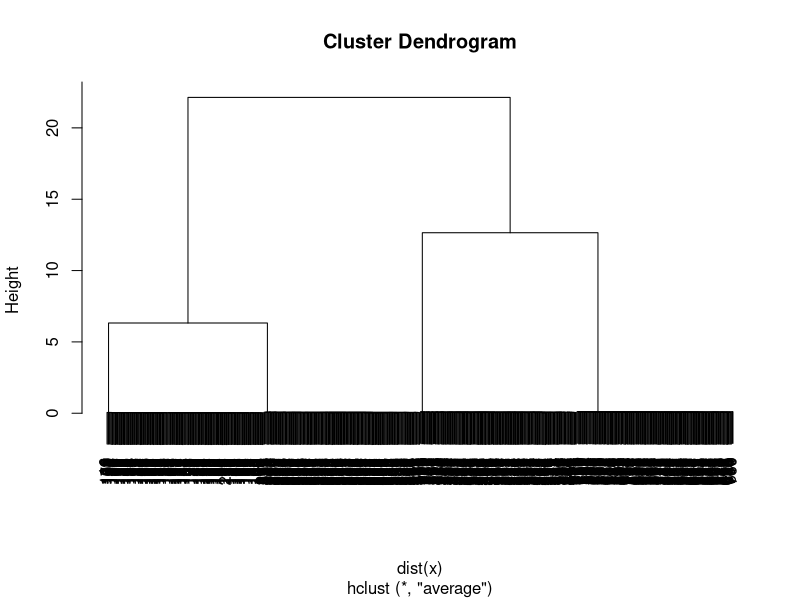

This chart was generated by the following R code: (Note: this script raises an error after producing the figure.)
a <- matrix(data = rnorm(n = 200*10, mean = 0, sd = 0.01), ncol = 10)
b <- a + matrix(data = rnorm(n = 200*10, mean = 2, sd = 0.01), ncol = 10)
c <- b+matrix(data = rnorm(n = 200*10, mean = 4, sd = 0.01), ncol = 10)
d <- c+matrix(data = rnorm(n = 200*10, mean = 4, sd = 0.01), ncol = 10)
x <- rbind(a, b, c, d)
rm(a,b,c)
c <- rep(x = c(1,2,3,4), each = 200)
hc <- hclust(dist(x), method = "average")
plot(hc)
hc$height


get_hdi <- function(vec, hdi_level) {
  sortedPts <- sort(vec)
  ciIdxInc <- floor(hdi_level * length(sortedPts))
  nCIs = length(sortedPts) - ciIdxInc
  ciWidth = rep(0 , nCIs)
  for (i in 1:nCIs) {
    ciWidth[i] = sortedPts[i + ciIdxInc] - sortedPts[i]
  }
  HDImin = sortedPts[which.min(ciWidth)]
  HDImax = sortedPts[which.min(ciWidth) + ciIdxInc]
  HDIlim = c(HDImin, HDImax)
  return(HDIlim)
}



get_pair_dist <- function(m, c) {

  get_euc <- function(x, y) {
    for(i in 1:ncol(y)) {
      y[,i] <- (x[i]-y[,i])^2
    }
    y <- apply(X = y, MARGIN = 1, FUN = sum)
    y <- sqrt(y)
    return(y)
  }

  cs <- unique(c)
  stats <- c()
  for(i in 1:(length(cs)-1)) {
    x_i <- m[which(c == cs[i]), ]

    for(j in (i+1):length(cs)) {
      x_j <- m[which(c == cs[j]), ]


      w <- matrix(data = 0, nrow = nrow(x_i), ncol = nrow(x_j))
      for(k in 1:nrow(x_i)) {
        w[k, ] <- get_euc(x = x_i[k, ], y = x_j)
      }
      w <- as.vector(w)

      # symmetric distances
      stats <- rbind(stats, data.frame(c_i = cs[i],
                                       c_j = cs[j],
                                       M = mean(w)))
      stats <- rbind(stats, data.frame(c_i = cs[j],
                                       c_j = cs[i],
                                       M = mean(w)))

    }
  }

  return(stats)
}

w <- get_pair_dist(m = x, c = c)

u_hc <- hclust(d = as.dist(acast(data = w,formula = c_i~c_j, value.var = "M")),
               method = "average")
plot(u_hc)

u_hc$height
hc$height
